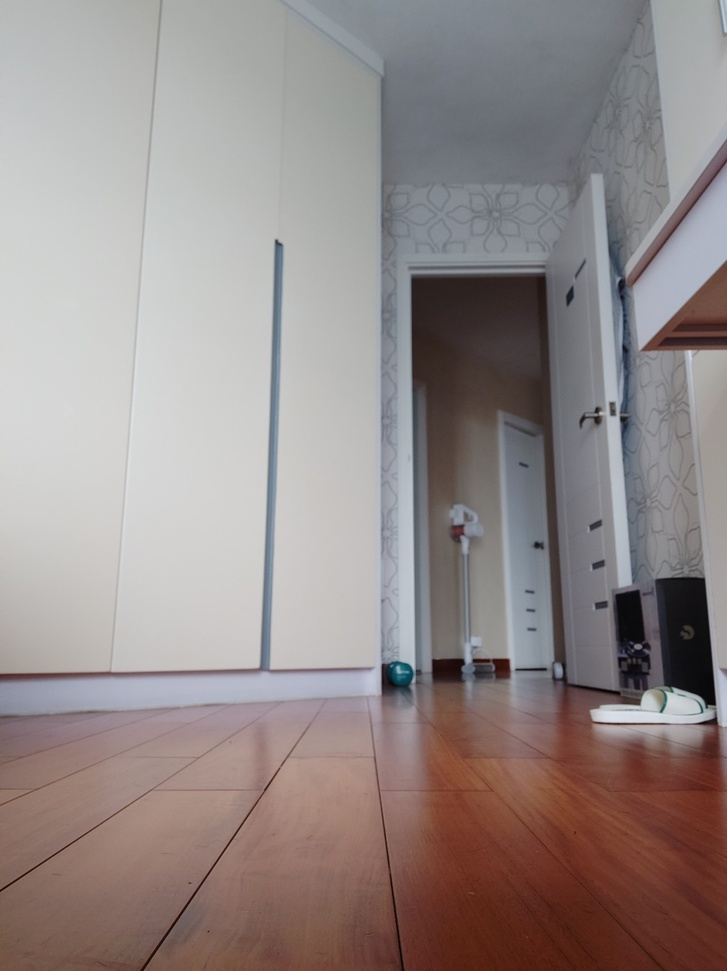
#> input picture Day5/Images/1.jpg, 727 x 971 px, shrunk from 1198 x 1600 before the run; its folder holds 4 pictures in this run
$ python hint.py
#> lines starting #> are read from the running program, lines starting #| are printed output that depends on the picture
# from the glob library import 1 method called 'glob'
from glob import glob
import numpy as np
import cv2
import matplotlib.pyplot as plt
# hint part 1
image_dir = '/Users/Edward/Desktop/SmolGunz/Day5/Images/'
# this does NOT load in order of number or alphabetic
image_names = glob(image_dir + '*.jpg')

# hint part 2

# for i in range(5):
# 	...
for i in image_names:
	print(i)
	img = cv2.imread(i,0)
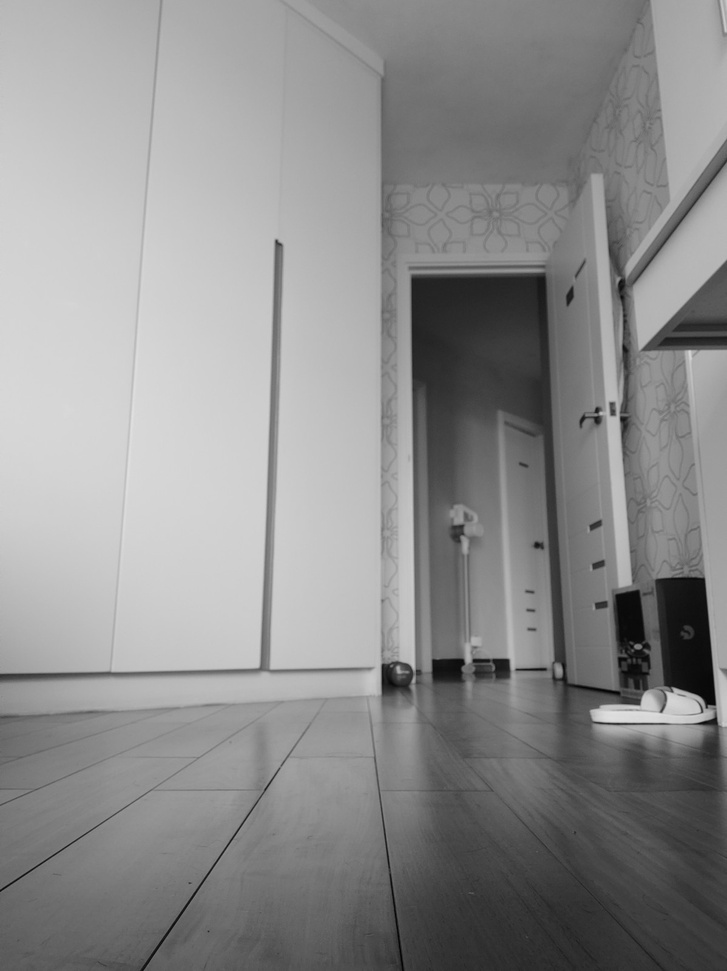
#> img: shape (971, 727); min 1, max 226, mean 141.2
	plt.imshow(img,cmap='gray')
	plt.show()
#> pass 2 of the loop `for i in image_names:`:
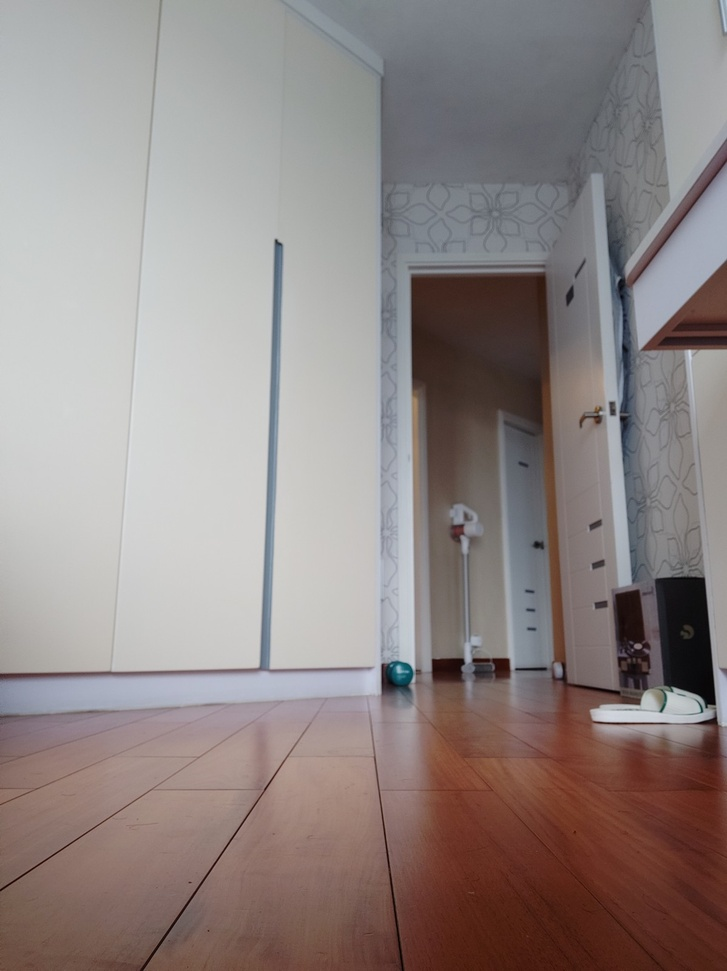
#> input picture Day5/Images/10.jpg, 727 x 971 px, shrunk from 1198 x 1600 before the run
#> `img = cv2.imread(i,0)`:
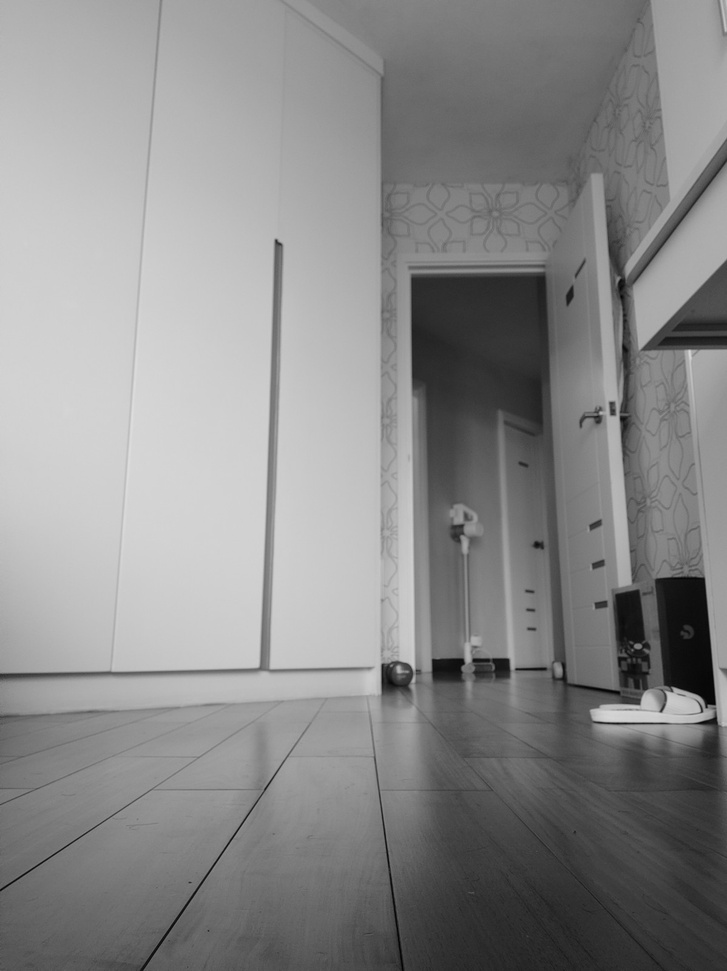
#> img: shape (971, 727); min 1, max 222, mean 137.7
#> pass 3 of the loop `for i in image_names:`:
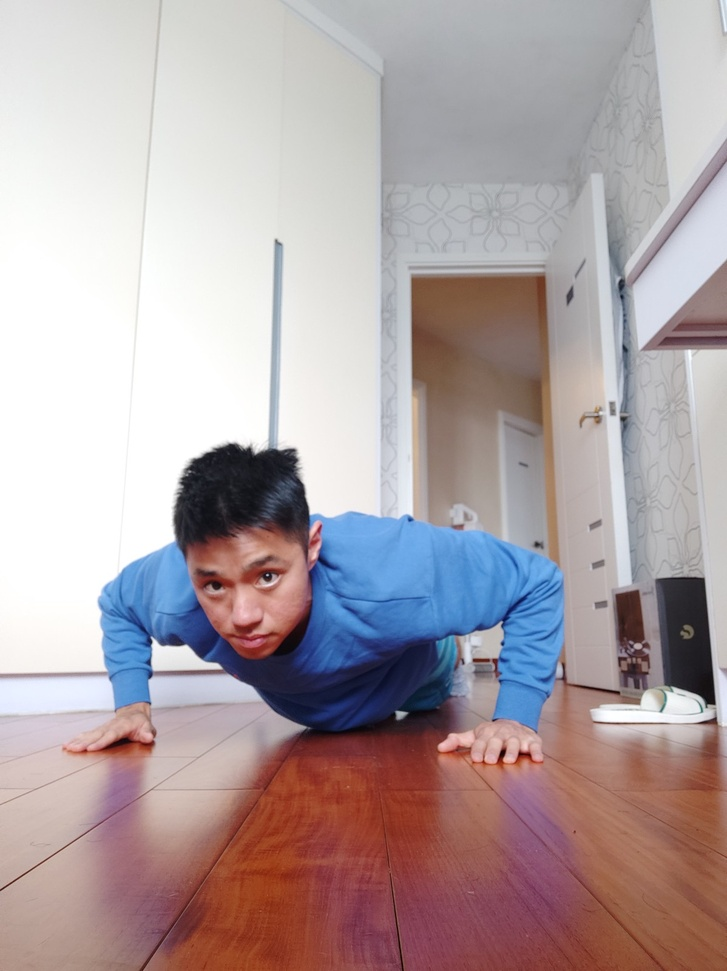
#> input picture Day5/Images/11.jpg, 727 x 971 px, shrunk from 1198 x 1600 before the run
#> `img = cv2.imread(i,0)`:
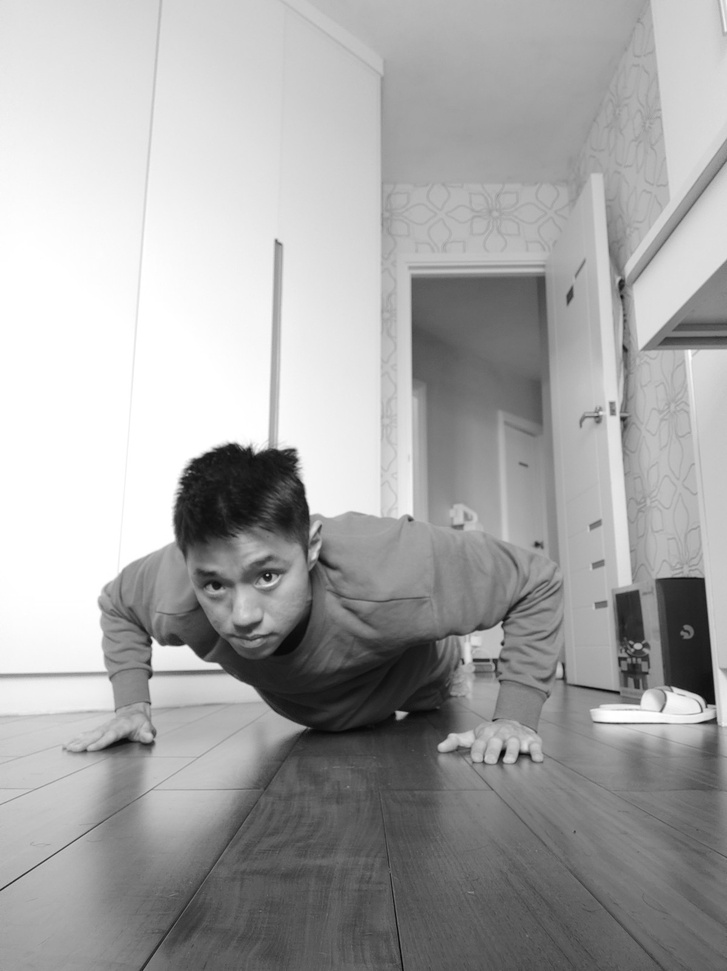
#> img: shape (971, 727); min 6, max 255, mean 166.5
#> the loop made 4 passes; the first 3 are shown


for name in image_names:
	print(name)
#> this loop made 4 passes
#| Day5/Images/1.jpg
#| Day5/Images/10.jpg
#| Day5/Images/11.jpg
#| Day5/Images/2.jpg
#print(image_names)
# import glob
# glob.glob()
